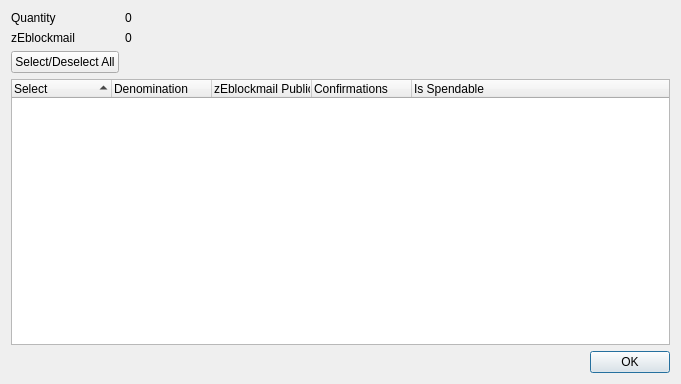
<?xml version="1.0" encoding="UTF-8"?>
<ui version="4.0">
 <class>ZEblockmailControlDialog</class>
 <widget class="QDialog" name="ZEblockmailControlDialog">
  <property name="geometry">
   <rect>
    <x>0</x>
    <y>0</y>
    <width>681</width>
    <height>384</height>
   </rect>
  </property>
  <property name="minimumSize">
   <size>
    <width>681</width>
    <height>384</height>
   </size>
  </property>
  <property name="windowTitle">
   <string>Select zEblockmail to Spend</string>
  </property>
  <layout class="QGridLayout" name="gridLayout">
   <item row="0" column="0">
    <layout class="QFormLayout" name="formLayout">
     <property name="sizeConstraint">
      <enum>QLayout::SetDefaultConstraint</enum>
     </property>
     <item row="0" column="0">
      <widget class="QLabel" name="labelQuantity">
       <property name="text">
        <string>Quantity</string>
       </property>
      </widget>
     </item>
     <item row="0" column="1">
      <widget class="QLabel" name="labelQuantity_int">
       <property name="text">
        <string>0</string>
       </property>
      </widget>
     </item>
     <item row="1" column="0">
      <widget class="QLabel" name="labelZEblockmail">
       <property name="text">
        <string>zEblockmail</string>
       </property>
      </widget>
     </item>
     <item row="1" column="1">
      <widget class="QLabel" name="labelZEblockmail_int">
       <property name="text">
        <string>0</string>
       </property>
      </widget>
     </item>
     <item row="2" column="0">
      <widget class="QPushButton" name="pushButtonAll">
       <property name="text">
        <string>Select/Deselect All</string>
       </property>
      </widget>
     </item>
    </layout>
   </item>
   <item row="1" column="0">
    <layout class="QVBoxLayout" name="verticalLayout">
     <item>
      <widget class="QTreeWidget" name="treeWidget">
       <property name="minimumSize">
        <size>
         <width>0</width>
         <height>250</height>
        </size>
       </property>
       <property name="alternatingRowColors">
        <bool>true</bool>
       </property>
       <property name="sortingEnabled">
        <bool>true</bool>
       </property>
       <property name="columnCount">
        <number>5</number>
       </property>
       <attribute name="headerDefaultSectionSize">
        <number>100</number>
       </attribute>
       <column>
        <property name="text">
         <string notr="true">Select</string>
        </property>
       </column>
       <column>
        <property name="text">
         <string notr="true">Denomination</string>
        </property>
       </column>
       <column>
        <property name="text">
         <string notr="true">zEblockmail Public ID</string>
        </property>
       </column>
       <column>
        <property name="text">
         <string notr="true">Confirmations</string>
        </property>
       </column>
       <column>
        <property name="text">
         <string>Is Spendable</string>
        </property>
       </column>
      </widget>
     </item>
     <item>
      <widget class="QDialogButtonBox" name="buttonBox">
       <property name="orientation">
        <enum>Qt::Horizontal</enum>
       </property>
       <property name="standardButtons">
        <set>QDialogButtonBox::Ok</set>
       </property>
      </widget>
     </item>
    </layout>
   </item>
  </layout>
 </widget>
 <resources/>
 <connections>
  <connection>
   <sender>buttonBox</sender>
   <signal>accepted()</signal>
   <receiver>ZEblockmailControlDialog</receiver>
   <slot>accept()</slot>
   <hints>
    <hint type="sourcelabel">
     <x>248</x>
     <y>254</y>
    </hint>
    <hint type="destinationlabel">
     <x>157</x>
     <y>274</y>
    </hint>
   </hints>
  </connection>
  <connection>
   <sender>buttonBox</sender>
   <signal>rejected()</signal>
   <receiver>ZEblockmailControlDialog</receiver>
   <slot>reject()</slot>
   <hints>
    <hint type="sourcelabel">
     <x>316</x>
     <y>260</y>
    </hint>
    <hint type="destinationlabel">
     <x>286</x>
     <y>274</y>
    </hint>
   </hints>
  </connection>
 </connections>
</ui>
